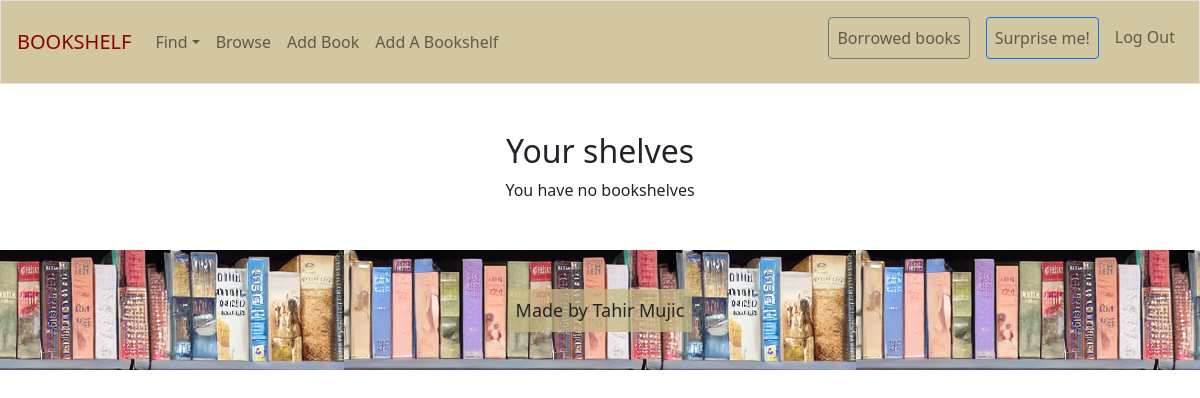
Before: /browse (signed in) with the older database file.
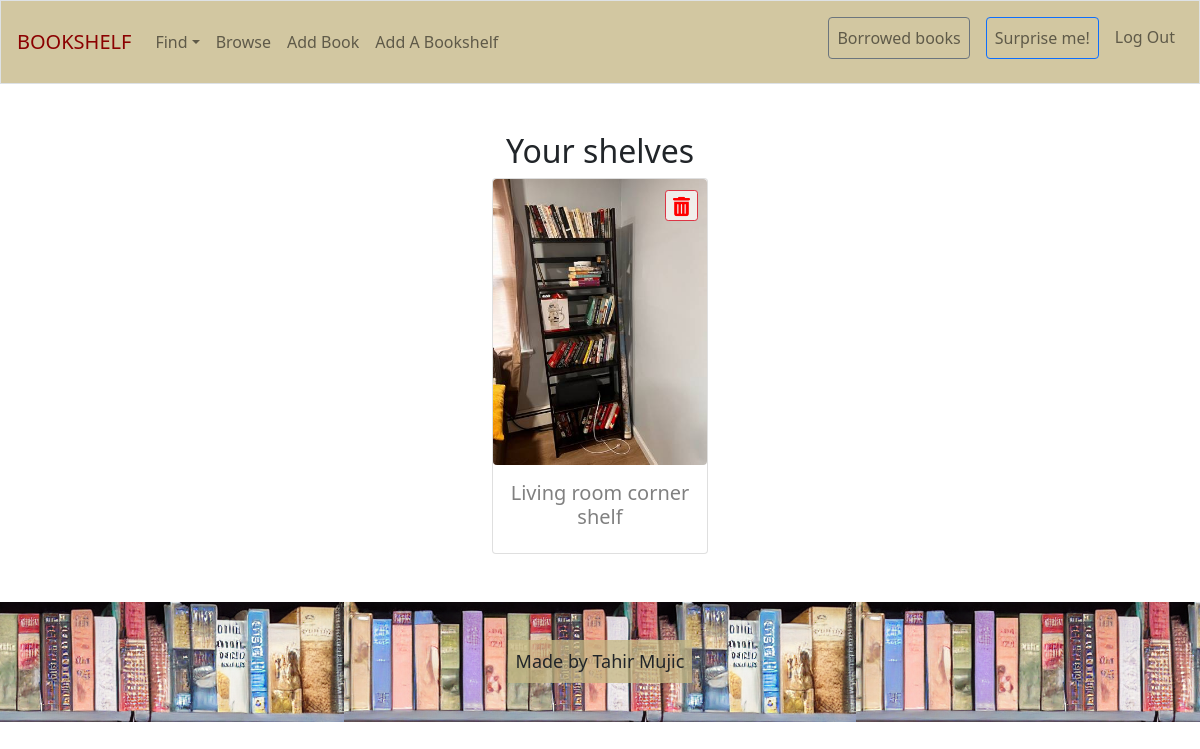
After: the same page with the newer database file.
### tables this page shows
CREATE TABLE bookshelves (
    id INTEGER NOT NULL,
    width INTEGER NOT NULL,
    height INTEGER NOT NULL,
    description TEXT,
    image TEXT,
    user_id INTEGER NOT NULL,
    PRIMARY KEY(id),
    FOREIGN KEY (user_id) REFERENCES users(id)
);

### app.py (the view, shortened to what this page needs)
@app.route('/browse')
@login_required
def browse():
    message = 'Your shelves'
    bookshelves = db.execute(
        "SELECT id, width, height, description, image FROM bookshelves WHERE user_id =?;", session['user_id'])
    return render_template('browse.html', bookshelves=bookshelves, message = message)

### app.py (called while the page is built)
@app.after_request
def after_request(response):
    response.headers['Cache-Control'] = 'no-cache, no-store, must-revalidate'
    response.headers['Expires'] = 0
    response.headers['Pragma'] = 'no-cache'
    return response

### helpers.py (called while the page is built)
def login_required(f):
    @wraps(f)
    def decorated_function(*args, **kwargs):
        if session.get("user_id") is None:
            return redirect("/login")
        return f(*args, **kwargs)
    return decorated_function

### templates/browse.html (shortened to what this page needs)
{% extends "layout.html" %} {% block title %} Browse {% endblock %} {% block
main %}
<h2>{{ message }}</h2>
<div>
	{% if bookshelves %}
	<div class="row row-cols-1 row-cols-md-2 g-4 justify-content-center">
		{% for shelf in bookshelves %}
		<div class="col" style="max-width: 15rem; position: relative">
			<a class="shelf" href="{{url_for('index', shelf_id=shelf['id'])}}">
				<div class="card">
					<img
						src="{{ shelf['image'] }}"
						class="card-img-top rounded"
						alt="..."
					/>
					<div class="card-body">
						<h5 class="card-title">{{ shelf['description'] }}</h5>
					</div>
				</div>
			</a>
			<form action="/browse" method="get">
				<button
					class="delete-btn btn btn-outline-danger btn-sm mx-2"
					name="delete"
					value="{{shelf['id']}}"
					style="
						position: absolute;
						top: 3%;
						right: 6%;
						background-color: rgba(255, 255, 255, 0.715);
					"
				>
				</button>
			</form>
		</div>
		{% endfor %}
	</div>
</div>
{%else%}
<div>You have no bookshelves</div>
{%endif%}
 {% endblock %}

Changed rows visible on the page:
added bookshelves: image (picture), description "Living room corner shelf", {{ shelf['id'] }} 2 (drawn)
Other visible differences:
text no longer shown: "You have no bookshelves"
